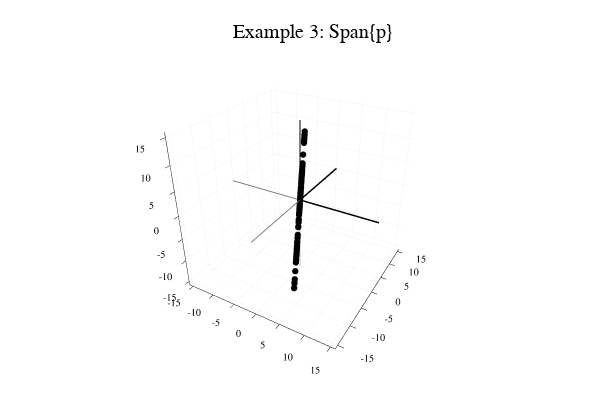

The notebook cell saved with this chart:
### Code cell
# Example 3a: p
using Plots
plotly()
P=[1,-2,-1]; Q=[3,0,1];
NumberOfPoints=100;

a1=rand(-15:15)*rand();
p=P*a1;

while abs(p[1])>15 || abs(p[2])>15 || abs(p[3])>15
    a1=rand(-15:15)*rand(); 
    p=P*a1;
end

d=plot3d(title="Example 3: Span{p}", legend=false, lims=[-15,15])
scatter!([p[1], p[1]],[p[2],p[2]],[p[3],p[3]], markercolor="black", markersize=1)

if NumberOfPoints>1
    for n = 2:NumberOfPoints
        a1=rand(-15:15)*rand();
        p=P*a1;
        while abs(p[1])>15 || abs(p[2])>15 || abs(p[3])>15
            a1=rand(-15:15)*rand(); 
            p=P*a1;   
        end
        scatter!([p[1], p[1]],[p[2],p[2]],[p[3],p[3]], markercolor="black", markersize=1)
    end
end

plot3d!([0,0],[0,0],[0,20], label="+z", linecolor="black", linewidth=2,lims=[-15,15])
plot3d!([0,0],[0,0],[0,-20],  label="-z", linecolor="gray", linewidth=1,lims=[-15,15])
plot3d!([0,0],[0,20],[0,0],  label="+y", linecolor="black", linewidth=3,lims=[-15,15])
plot3d!([0,0],[0,-20],[0,0],  label="-y", linecolor="gray", linewidth=2,lims=[-15,15])
plot3d!([0,20],[0,0],[0,0],  label="+x", linecolor="black", linewidth=3,lims=[-15,15])
plot3d!([0,-20],[0,0],[0,0],  label="-x", linecolor="gray", linewidth=2,lims=[-15,15])

display(d)
